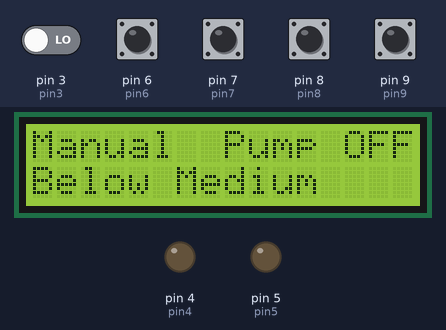
Bench run of a sketch on a simulated Arduino Uno, built with avr-gcc and run on an emulated ATmega328P. Parts: 16×2 character LCD, output pins drawn as LEDs (lit = HIGH). The test bench sets the inputs (shaded band); at power-on: pin 6 (pin6), pin 7 (pin7), pin 8 (pin8), pin 9 (pin9) HIGH, pin 3 (pin3) LOW.

Above: at 3.3 s.
3.4 s: pin 3 (pin3) driven HIGH
At 4.2 s:
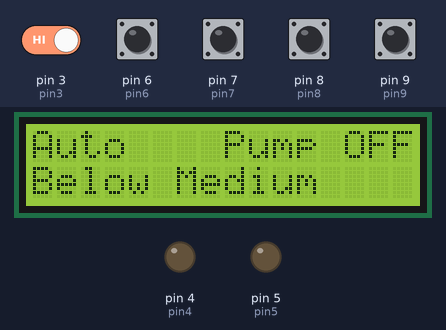
6.5 s: pin 9 (pin9) pulled LOW for 0.65 s
At 9.3 s:
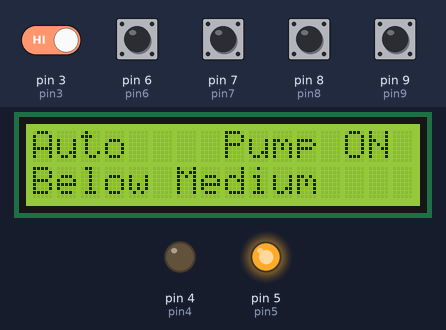
10.2 s: pin 7 (pin7) pulled LOW for 0.65 s
At 11.1 s:
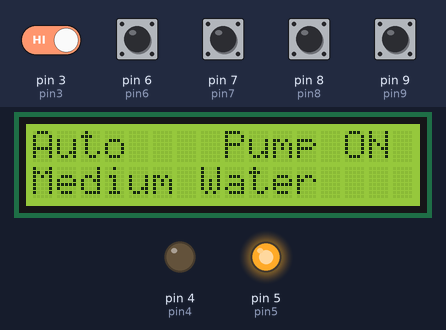
12.7 s: pin 8 (pin8) pulled LOW for 0.65 s
At 13.2 s:
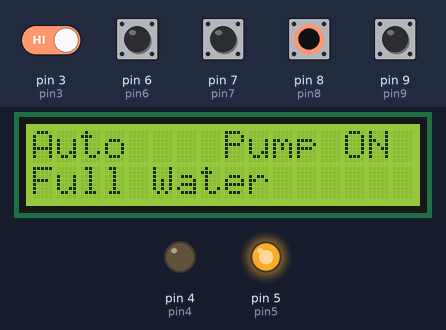
14.8 s: pin 3 (pin3) driven LOW
At 15.6 s:
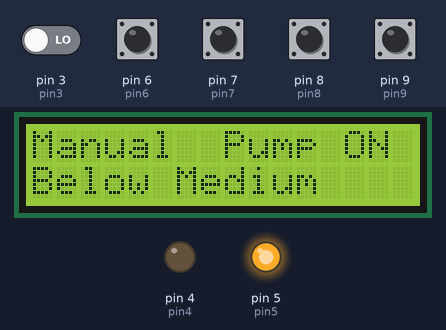
16.4 s: pin 9 (pin9) pulled LOW for 1 s
At 17.3 s:
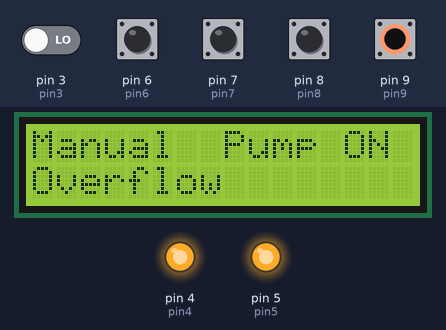
Timing chart, 0 to 19.4 s (numbered marks = the images above; inputs shaded):
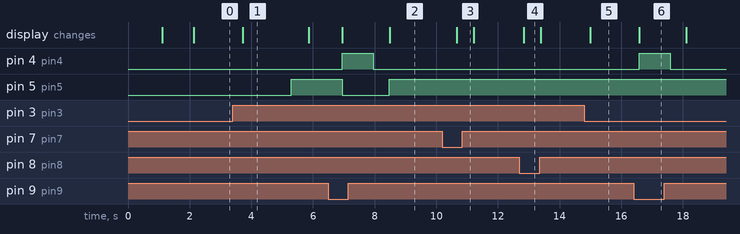

The sketch:

key.ino
```cpp
#include <Wire.h>
#include <LiquidCrystal_I2C.h>

LiquidCrystal_I2C lcd(0x27, 16, 2); // Set the LCD address to 0x27 for a 16x2 display

// Define pin numbers
const int pin6 = 6; // Low water
const int pin7 = 7; // Medium water
const int pin8 = 8; // Full water
const int pin9 = 9; // Overflow
const int pin5 = 5; // Output as load
const int pin4 = 4; // Buzzer
const int pin3 = 3; // Mode switch

unsigned long startTime = 0;
bool loadOn = false;
bool autoMode = true; // Start in auto mode by default

void setup() {
  // Initialize I2C LCD
  lcd.begin();
  lcd.backlight();

  // Set pins 6-9 as input with pull-up resistors
  pinMode(pin6, INPUT_PULLUP);
  pinMode(pin7, INPUT_PULLUP);
  pinMode(pin8, INPUT_PULLUP);
  pinMode(pin9, INPUT_PULLUP);

  // Set pin 5 as output (load) and pin 4 as output (buzzer)
  pinMode(pin5, OUTPUT);
  pinMode(pin4, OUTPUT);

  // Mode switch as input
  pinMode(pin3, INPUT);

  // Initial state of outputs
  digitalWrite(pin5, LOW);
  digitalWrite(pin4, LOW);

  // Display initial messages
  lcd.setCursor(1, 0);
  lcd.print("System Started");
  delay(1000);  // Initial message delay for better readability
  lcd.clear();
  lcd.setCursor(1, 0);
  lcd.print("Automatic Pump");
  lcd.setCursor(3, 1);
  lcd.print("Controller");
  delay(1000);  // Initial message delay for better readability
  lcd.clear();
}

void loop() {
  // Check the mode (Auto or Manual)
  autoMode = digitalRead(pin3); // If pin3 is HIGH, autoMode is true; else manual mode

  // Display mode and pump status on the first row in short form
  lcd.setCursor(0, 0);
  if (autoMode) {
    lcd.clear();
    lcd.print("Auto"); // Display Auto mode in short form
  } else {
    lcd.print("Manual"); // Display Manual mode in short form
  }

  lcd.setCursor(8, 0);
  if (loadOn) {
    lcd.print("Pump ON "); // Display Pump ON status
  } else {
    lcd.print("Pump OFF"); // Display Pump OFF status
  }

  // Manual mode functionality
  if (!autoMode) {
    checkWaterLevelsManual(); // Call the manual mode function
  }

  // Auto mode functionality
  if (autoMode) {
    checkWaterLevelsAuto(); // Call the auto mode function
  }

  delay(500); // Slight delay for stability
}

// Function to check water levels in Auto Mode
// Function to check water levels in Auto Mode
void checkWaterLevelsAuto() {
  // Read the status of pins 6-9
  bool waterLow = digitalRead(pin6);      // HIGH means low water
  bool waterMid = digitalRead(pin7);      // HIGH means below medium water, LOW means medium water
  bool waterFull = digitalRead(pin8);     // LOW means full water
  bool waterOverflow = digitalRead(pin9); // LOW means overflow

  // Auto mode: check the status of pin 6 (low water) for 5 seconds
  if (waterLow == HIGH) {
    if (millis() - startTime >= 5000) {
      digitalWrite(pin5, HIGH); // Turn on load (pump)
      lcd.setCursor(0, 1);
    lcd.print("Low Water     ");
      loadOn = true;
    }
  } else {
    startTime = millis();
  }

  // If all pull-up resistors are low, turn off the load
  if (waterLow == LOW && waterMid == LOW && waterFull == LOW && waterOverflow == LOW) {
    digitalWrite(pin5, LOW); // Turn off load (pump)
    loadOn = false;
  }

  // Independent checks for each water level
  if (waterOverflow == LOW) {
    lcd.setCursor(0, 1);
    lcd.print("Overflow      ");
    digitalWrite(pin5, LOW);  // Turn off load on overflow
    digitalWrite(pin4, HIGH); // Activate buzzer
    delay(1000);              // Buzzer for 1 second
    digitalWrite(pin4, LOW);  // Turn off buzzer
  } else if (waterFull == LOW) {
    lcd.setCursor(0, 1);
    lcd.print("Full Water    ");
  } else if (waterMid == LOW) {
    lcd.setCursor(0, 1);
    lcd.print("Medium Water  ");
  } else if (waterMid == HIGH) {  // Check if pin7 is HIGH for "Below Medium"
    lcd.setCursor(0, 1);
    lcd.print("Below Medium  ");  // Display "Below Medium" when pin7 is HIGH
  } else if (waterLow == HIGH) {
    lcd.setCursor(0, 1);
    lcd.print("Low Water     ");
  }
}

// Function to check water levels in Manual Mode
void checkWaterLevelsManual() {
  // Read the status of pins 6-9
  bool waterLow = digitalRead(pin6);      // HIGH means low water
  bool waterMid = digitalRead(pin7);      // LOW means medium water
  bool waterFull = digitalRead(pin8);     // LOW means full water
  bool waterOverflow = digitalRead(pin9); // LOW means overflow

  // In manual mode, just display the water levels without controlling the pump
  if (waterOverflow == LOW) {
    lcd.setCursor(0, 1);
    lcd.print("Overflow      ");
    digitalWrite(pin4, HIGH); // Activate buzzer
    delay(1000);              // Buzzer for 1 second
    digitalWrite(pin4, LOW);  // Turn off buzzer
  }
  else if (waterFull == LOW) {
    lcd.setCursor(0, 1);
    lcd.print("Full Water    ");
  }
  else if (waterMid == LOW) {
    lcd.setCursor(0, 1);
    lcd.print("Medium Water  ");

     }
     else if (waterMid == HIGH) {  // Check if pin7 is HIGH for "Below Medium"
    lcd.setCursor(0, 1);
    lcd.print("Below Medium  ");

     }
  else if (waterLow == HIGH) {
    lcd.setCursor(10, 1);
    lcd.print("Low Water     ");
    delay(1000);
    digitalWrite(pin4, HIGH); // Activate buzzer
  }
}
```

Measured:
- after the input at 3.4 s, pin 5 (pin5): LOW → HIGH after 1.9 s; the display: changes after 0.32 s (image 1)
- after the input at 6.5 s, pin 4 (pin4): LOW → HIGH after 0.45 s, → LOW 1.0 s later; pin 5 (pin5): HIGH → LOW after 0.45 s, → HIGH 1.5 s later; the display: first changes after 0.45 s (image 2 shows a later state)
- after the input at 10.2 s, the display: changes after 0.47 s (image 3)
- after the input at 12.7 s, the display: changes after 0.14 s (image 4)
- after the input at 14.8 s, the display: changes after 0.20 s (image 5)
- after the input at 16.4 s, pin 4 (pin4): LOW → HIGH after 0.18 s, → LOW 1.0 s later; the display: changes after 0.18 s (image 6)
- what the display in image 1 shows lasts 2.2 s, from 3.7 s to 5.9 s
